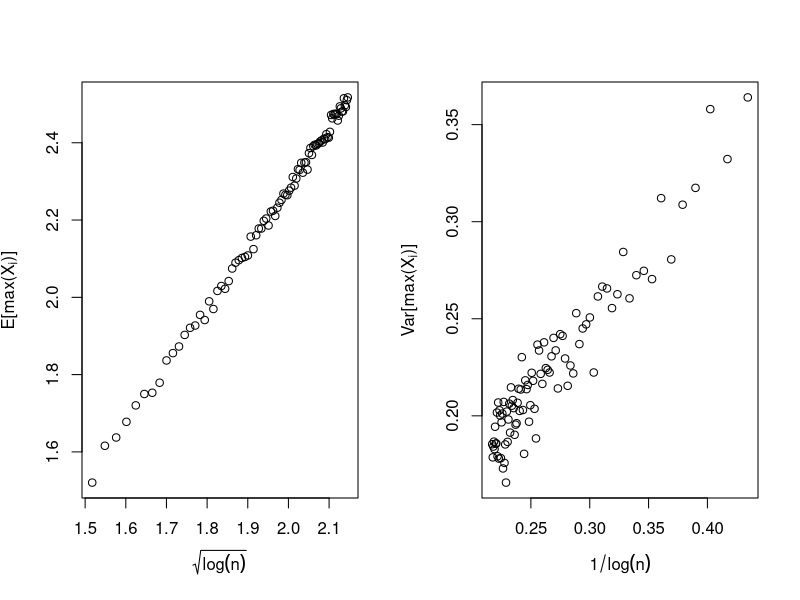
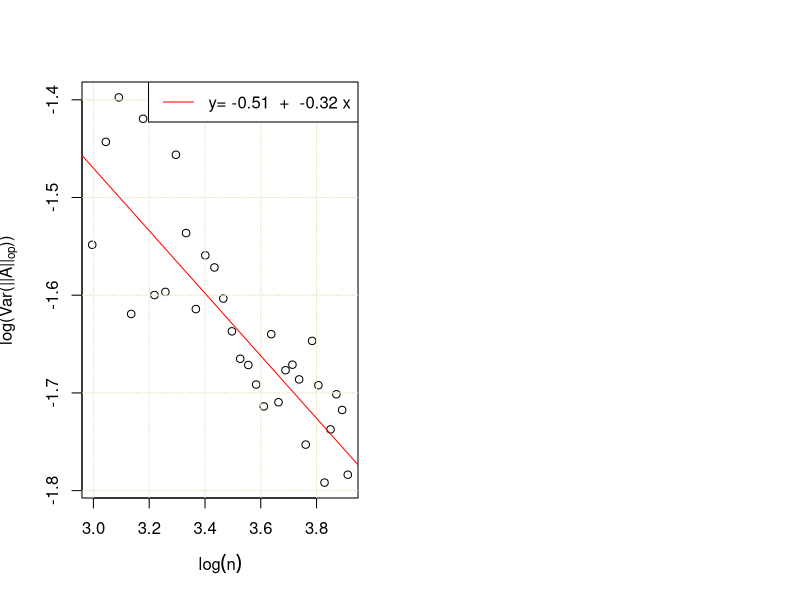

Recreate these plots in R, in order.
## ---- chunk 1
n <- 10:100
standard <- sapply(n, function(n) var(apply(matrix(rnorm(n*1000, sd = 1), ncol = 1000), 2, max)))
mn <- sapply(n, function(n) mean(apply(matrix(rnorm(n*1000, sd = 1), ncol = 1000), 2, max)))
par(mfrow = c(1,2))
plot(sqrt(log(n)), mn, xlab=expression(sqrt(log(n))), ylab=expression(paste("E[max(", X[i] ,  ")]")))
plot(1/log(n), standard, xlab=expression(1/log(n)), ylab=expression(paste("Var[max(", X[i] ,  ")]")))
## ---- chunk 2

n <- 20:50
sim <- sapply(n, function(n) var( apply(array(rnorm(n*n*1000), dim=c(n,n,1000)), 3, 
                                        function(data) svd(data, nu = 0, nv = 0)$d[1]) ))
plot(log(n), log(sim), ylab=expression(paste("log(Var(||A||"[op],"))")), xlab=expression(log(n)))
grid (NULL,NULL, lty = 6, col = "cornsilk2")
coefs <- round(unname(coefficients(lm(log(sim) ~ log(n)))), digits = 2)
abline(coef = coefs, col="red")
legend("topright", paste("y=",coefs[1]," + ",coefs[2], "x", collapse = ""),  lty = 1, col = "red")
## Limiting Varianceis n^(-1/3)
